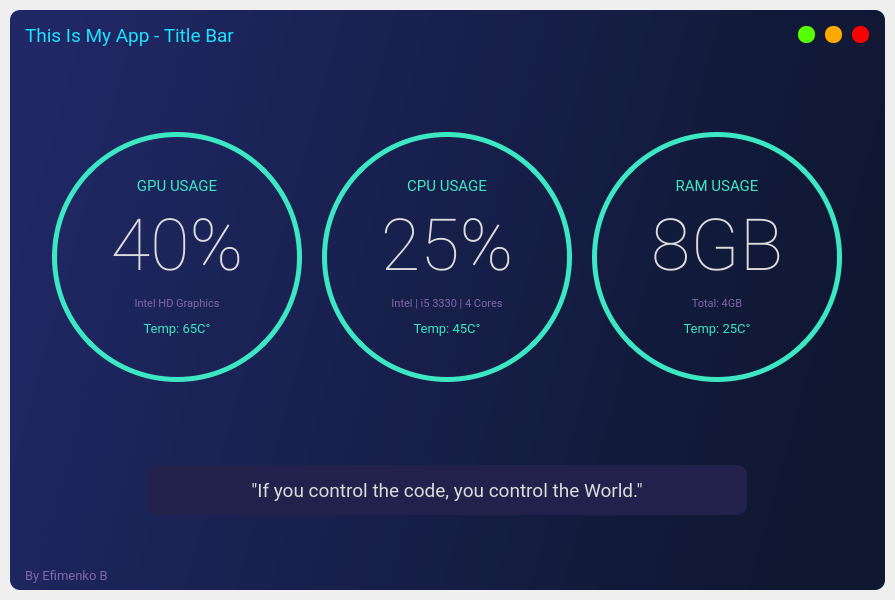
<?xml version="1.0" encoding="UTF-8"?>
<ui version="4.0">
 <class>MainWindow</class>
 <widget class="QMainWindow" name="MainWindow">
  <property name="geometry">
   <rect>
    <x>0</x>
    <y>0</y>
    <width>895</width>
    <height>600</height>
   </rect>
  </property>
  <property name="minimumSize">
   <size>
    <width>895</width>
    <height>600</height>
   </size>
  </property>
  <property name="windowTitle">
   <string>MainWindow</string>
  </property>
  <widget class="QWidget" name="centralwidget">
   <property name="minimumSize">
    <size>
     <width>895</width>
     <height>600</height>
    </size>
   </property>
   <layout class="QVBoxLayout" name="drop_shadow_layout">
    <property name="spacing">
     <number>0</number>
    </property>
    <property name="leftMargin">
     <number>10</number>
    </property>
    <property name="topMargin">
     <number>10</number>
    </property>
    <property name="rightMargin">
     <number>10</number>
    </property>
    <property name="bottomMargin">
     <number>10</number>
    </property>
    <item>
     <widget class="QFrame" name="drop_shadow_frame">
      <property name="styleSheet">
       <string notr="true">border-radius: 10px;
background-color: qlineargradient(spread:pad, x1:0.0348259, y1:0.136, x2:1, y2:0.313, stop:0 rgba(31, 40, 100, 255), stop:1 rgba(15, 23, 49, 255));</string>
      </property>
      <property name="frameShape">
       <enum>QFrame::NoFrame</enum>
      </property>
      <property name="frameShadow">
       <enum>QFrame::Raised</enum>
      </property>
      <layout class="QVBoxLayout" name="verticalLayout">
       <property name="spacing">
        <number>0</number>
       </property>
       <property name="leftMargin">
        <number>0</number>
       </property>
       <property name="topMargin">
        <number>0</number>
       </property>
       <property name="rightMargin">
        <number>0</number>
       </property>
       <property name="bottomMargin">
        <number>0</number>
       </property>
       <item>
        <widget class="QFrame" name="title_Bar">
         <property name="maximumSize">
          <size>
           <width>16777215</width>
           <height>50</height>
          </size>
         </property>
         <property name="styleSheet">
          <string notr="true">background-color: none;</string>
         </property>
         <property name="frameShape">
          <enum>QFrame::HLine</enum>
         </property>
         <property name="frameShadow">
          <enum>QFrame::Raised</enum>
         </property>
         <layout class="QHBoxLayout" name="horizontalLayout">
          <property name="spacing">
           <number>0</number>
          </property>
          <property name="leftMargin">
           <number>0</number>
          </property>
          <property name="topMargin">
           <number>0</number>
          </property>
          <property name="rightMargin">
           <number>0</number>
          </property>
          <property name="bottomMargin">
           <number>0</number>
          </property>
          <item>
           <widget class="QFrame" name="frame_title">
            <property name="minimumSize">
             <size>
              <width>0</width>
              <height>50</height>
             </size>
            </property>
            <property name="font">
             <font>
              <family>Arial</family>
              <pointsize>14</pointsize>
             </font>
            </property>
            <property name="frameShape">
             <enum>QFrame::StyledPanel</enum>
            </property>
            <property name="frameShadow">
             <enum>QFrame::Raised</enum>
            </property>
            <layout class="QVBoxLayout" name="verticalLayout_2">
             <property name="spacing">
              <number>0</number>
             </property>
             <property name="leftMargin">
              <number>15</number>
             </property>
             <property name="topMargin">
              <number>0</number>
             </property>
             <property name="rightMargin">
              <number>0</number>
             </property>
             <property name="bottomMargin">
              <number>0</number>
             </property>
             <item>
              <widget class="QLabel" name="label_title">
               <property name="font">
                <font>
                 <family>Roboto</family>
                 <pointsize>14</pointsize>
                </font>
               </property>
               <property name="styleSheet">
                <string notr="true">color: rgb(29, 225, 255);</string>
               </property>
               <property name="text">
                <string>This Is My App - Title Bar</string>
               </property>
              </widget>
             </item>
            </layout>
           </widget>
          </item>
          <item>
           <widget class="QFrame" name="frame_btns">
            <property name="maximumSize">
             <size>
              <width>100</width>
              <height>16777215</height>
             </size>
            </property>
            <property name="frameShape">
             <enum>QFrame::NoFrame</enum>
            </property>
            <property name="frameShadow">
             <enum>QFrame::Raised</enum>
            </property>
            <layout class="QHBoxLayout" name="horizontalLayout_3">
             <item>
              <widget class="QPushButton" name="btn_maximize">
               <property name="minimumSize">
                <size>
                 <width>14</width>
                 <height>14</height>
                </size>
               </property>
               <property name="maximumSize">
                <size>
                 <width>17</width>
                 <height>17</height>
                </size>
               </property>
               <property name="styleSheet">
                <string notr="true">QPushButton{
	border: none;
	border-radius: 8px;
	background-color: rgb(85, 255, 0);
}
QPushButton:hover{
	background-color: rgba(85, 255, 0, 150);
}</string>
               </property>
               <property name="text">
                <string/>
               </property>
              </widget>
             </item>
             <item>
              <widget class="QPushButton" name="btn_minimize">
               <property name="minimumSize">
                <size>
                 <width>14</width>
                 <height>14</height>
                </size>
               </property>
               <property name="maximumSize">
                <size>
                 <width>17</width>
                 <height>17</height>
                </size>
               </property>
               <property name="styleSheet">
                <string notr="true">QPushButton{
	border: none;
	border-radius: 8px;
	background-color: rgb(255, 170, 0);
}
QPushButton:hover{
	
	background-color: rgba(255, 170, 0, 150);
}</string>
               </property>
               <property name="text">
                <string/>
               </property>
              </widget>
             </item>
             <item>
              <widget class="QPushButton" name="btn_close">
               <property name="minimumSize">
                <size>
                 <width>14</width>
                 <height>14</height>
                </size>
               </property>
               <property name="maximumSize">
                <size>
                 <width>17</width>
                 <height>17</height>
                </size>
               </property>
               <property name="styleSheet">
                <string notr="true">QPushButton{
	border: none;
	border-radius: 8px;
	
	background-color: rgb(255, 0, 0);
}
QPushButton:hover{
	
	background-color: rgba(255, 0, 0, 150);
}</string>
               </property>
               <property name="text">
                <string/>
               </property>
              </widget>
             </item>
            </layout>
           </widget>
          </item>
         </layout>
        </widget>
       </item>
       <item>
        <widget class="QFrame" name="content_Bar">
         <property name="maximumSize">
          <size>
           <width>16777215</width>
           <height>16777215</height>
          </size>
         </property>
         <property name="styleSheet">
          <string notr="true">background-color: none;</string>
         </property>
         <property name="frameShape">
          <enum>QFrame::NoFrame</enum>
         </property>
         <property name="frameShadow">
          <enum>QFrame::Raised</enum>
         </property>
         <layout class="QVBoxLayout" name="verticalLayout_4">
          <item>
           <widget class="QStackedWidget" name="stackedWidget">
            <property name="autoFillBackground">
             <bool>false</bool>
            </property>
            <property name="styleSheet">
             <string notr="true">background-color: none;</string>
            </property>
            <property name="currentIndex">
             <number>0</number>
            </property>
            <widget class="QWidget" name="page_home">
             <layout class="QVBoxLayout" name="verticalLayout_5">
              <property name="spacing">
               <number>0</number>
              </property>
              <property name="leftMargin">
               <number>0</number>
              </property>
              <property name="topMargin">
               <number>0</number>
              </property>
              <property name="rightMargin">
               <number>0</number>
              </property>
              <property name="bottomMargin">
               <number>0</number>
              </property>
              <item>
               <widget class="QFrame" name="frame_content_home">
                <property name="frameShape">
                 <enum>QFrame::NoFrame</enum>
                </property>
                <property name="frameShadow">
                 <enum>QFrame::Raised</enum>
                </property>
                <layout class="QVBoxLayout" name="verticalLayout_9">
                 <property name="spacing">
                  <number>5</number>
                 </property>
                 <property name="leftMargin">
                  <number>10</number>
                 </property>
                 <property name="topMargin">
                  <number>10</number>
                 </property>
                 <property name="rightMargin">
                  <number>10</number>
                 </property>
                 <property name="bottomMargin">
                  <number>10</number>
                 </property>
                 <item>
                  <widget class="QFrame" name="frame_infos">
                   <property name="minimumSize">
                    <size>
                     <width>0</width>
                     <height>0</height>
                    </size>
                   </property>
                   <property name="frameShape">
                    <enum>QFrame::NoFrame</enum>
                   </property>
                   <property name="frameShadow">
                    <enum>QFrame::Raised</enum>
                   </property>
                   <layout class="QHBoxLayout" name="horizontalLayout_4">
                    <item>
                     <widget class="QFrame" name="frame_circle_2">
                      <property name="minimumSize">
                       <size>
                        <width>250</width>
                        <height>250</height>
                       </size>
                      </property>
                      <property name="maximumSize">
                       <size>
                        <width>250</width>
                        <height>250</height>
                       </size>
                      </property>
                      <property name="styleSheet">
                       <string notr="true">QFrame{
	border: 5px solid rgb(60, 231, 195);
	border-radius: 125px;
}
QFrame:hover{
	border: 5px solid rgb(128, 102, 168)
}</string>
                      </property>
                      <property name="frameShape">
                       <enum>QFrame::NoFrame</enum>
                      </property>
                      <property name="frameShadow">
                       <enum>QFrame::Raised</enum>
                      </property>
                      <layout class="QVBoxLayout" name="verticalLayout_7">
                       <property name="spacing">
                        <number>10</number>
                       </property>
                       <property name="leftMargin">
                        <number>10</number>
                       </property>
                       <property name="topMargin">
                        <number>40</number>
                       </property>
                       <property name="rightMargin">
                        <number>10</number>
                       </property>
                       <property name="bottomMargin">
                        <number>40</number>
                       </property>
                       <item>
                        <widget class="QLabel" name="label_spec_2">
                         <property name="font">
                          <font>
                           <family>Roboto</family>
                           <pointsize>11</pointsize>
                          </font>
                         </property>
                         <property name="styleSheet">
                          <string notr="true">border: none;
color: rgb(60, 231, 195);</string>
                         </property>
                         <property name="text">
                          <string>GPU USAGE</string>
                         </property>
                         <property name="alignment">
                          <set>Qt::AlignCenter</set>
                         </property>
                        </widget>
                       </item>
                       <item>
                        <widget class="QLabel" name="label_percent_2">
                         <property name="font">
                          <font>
                           <family>Roboto Thin</family>
                           <pointsize>54</pointsize>
                           <weight>50</weight>
                           <bold>false</bold>
                          </font>
                         </property>
                         <property name="styleSheet">
                          <string notr="true">border: none;
 color: rgb(220, 220, 220);</string>
                         </property>
                         <property name="text">
                          <string>40%</string>
                         </property>
                         <property name="alignment">
                          <set>Qt::AlignCenter</set>
                         </property>
                        </widget>
                       </item>
                       <item>
                        <widget class="QLabel" name="label_core_name_2">
                         <property name="font">
                          <font>
                           <family>Roboto</family>
                           <pointsize>8</pointsize>
                          </font>
                         </property>
                         <property name="styleSheet">
                          <string notr="true">border: none;
 color: rgb(128, 102, 168);</string>
                         </property>
                         <property name="text">
                          <string>Intel HD Graphics</string>
                         </property>
                         <property name="alignment">
                          <set>Qt::AlignCenter</set>
                         </property>
                        </widget>
                       </item>
                       <item>
                        <widget class="QLabel" name="label_core_temp_2">
                         <property name="font">
                          <font>
                           <family>Roboto</family>
                           <pointsize>10</pointsize>
                          </font>
                         </property>
                         <property name="styleSheet">
                          <string notr="true">border: none;
color: rgb(60, 231, 195);</string>
                         </property>
                         <property name="text">
                          <string>Temp: 65C°</string>
                         </property>
                         <property name="alignment">
                          <set>Qt::AlignCenter</set>
                         </property>
                        </widget>
                       </item>
                      </layout>
                     </widget>
                    </item>
                    <item>
                     <widget class="QFrame" name="frame_circle_1">
                      <property name="minimumSize">
                       <size>
                        <width>250</width>
                        <height>250</height>
                       </size>
                      </property>
                      <property name="maximumSize">
                       <size>
                        <width>250</width>
                        <height>250</height>
                       </size>
                      </property>
                      <property name="styleSheet">
                       <string notr="true">QFrame{
	border: 5px solid rgb(60, 231, 195);
	border-radius: 125px;
}
QFrame:hover{
	border: 5px solid rgb(128, 102, 168)
}</string>
                      </property>
                      <property name="frameShape">
                       <enum>QFrame::NoFrame</enum>
                      </property>
                      <property name="frameShadow">
                       <enum>QFrame::Raised</enum>
                      </property>
                      <layout class="QVBoxLayout" name="verticalLayout_6">
                       <property name="spacing">
                        <number>10</number>
                       </property>
                       <property name="leftMargin">
                        <number>10</number>
                       </property>
                       <property name="topMargin">
                        <number>40</number>
                       </property>
                       <property name="rightMargin">
                        <number>10</number>
                       </property>
                       <property name="bottomMargin">
                        <number>40</number>
                       </property>
                       <item>
                        <widget class="QLabel" name="label_spec">
                         <property name="font">
                          <font>
                           <family>Roboto</family>
                           <pointsize>11</pointsize>
                          </font>
                         </property>
                         <property name="styleSheet">
                          <string notr="true">border: none;
color: rgb(60, 231, 195);</string>
                         </property>
                         <property name="text">
                          <string>CPU USAGE</string>
                         </property>
                         <property name="alignment">
                          <set>Qt::AlignCenter</set>
                         </property>
                        </widget>
                       </item>
                       <item>
                        <widget class="QLabel" name="label_percent">
                         <property name="font">
                          <font>
                           <family>Roboto Thin</family>
                           <pointsize>54</pointsize>
                           <weight>50</weight>
                           <bold>false</bold>
                          </font>
                         </property>
                         <property name="styleSheet">
                          <string notr="true">border: none;
 color: rgb(220, 220, 220);</string>
                         </property>
                         <property name="text">
                          <string>25%</string>
                         </property>
                         <property name="alignment">
                          <set>Qt::AlignCenter</set>
                         </property>
                        </widget>
                       </item>
                       <item>
                        <widget class="QLabel" name="label_core_name">
                         <property name="font">
                          <font>
                           <family>Roboto</family>
                           <pointsize>8</pointsize>
                          </font>
                         </property>
                         <property name="styleSheet">
                          <string notr="true">border: none;
 color: rgb(128, 102, 168);</string>
                         </property>
                         <property name="text">
                          <string>Intel | i5 3330 | 4 Cores</string>
                         </property>
                         <property name="alignment">
                          <set>Qt::AlignCenter</set>
                         </property>
                        </widget>
                       </item>
                       <item>
                        <widget class="QLabel" name="label_core_temp">
                         <property name="font">
                          <font>
                           <family>Roboto</family>
                           <pointsize>10</pointsize>
                          </font>
                         </property>
                         <property name="styleSheet">
                          <string notr="true">border: none;
color: rgb(60, 231, 195);</string>
                         </property>
                         <property name="text">
                          <string>Temp: 45C°</string>
                         </property>
                         <property name="alignment">
                          <set>Qt::AlignCenter</set>
                         </property>
                        </widget>
                       </item>
                      </layout>
                     </widget>
                    </item>
                    <item>
                     <widget class="QFrame" name="frame_circle_3">
                      <property name="minimumSize">
                       <size>
                        <width>250</width>
                        <height>250</height>
                       </size>
                      </property>
                      <property name="maximumSize">
                       <size>
                        <width>250</width>
                        <height>250</height>
                       </size>
                      </property>
                      <property name="styleSheet">
                       <string notr="true">QFrame{
	border: 5px solid rgb(60, 231, 195);
	border-radius: 125px;
}
QFrame:hover{
	border: 5px solid rgb(128, 102, 168)
}</string>
                      </property>
                      <property name="frameShape">
                       <enum>QFrame::NoFrame</enum>
                      </property>
                      <property name="frameShadow">
                       <enum>QFrame::Raised</enum>
                      </property>
                      <layout class="QVBoxLayout" name="verticalLayout_8">
                       <property name="spacing">
                        <number>10</number>
                       </property>
                       <property name="leftMargin">
                        <number>10</number>
                       </property>
                       <property name="topMargin">
                        <number>40</number>
                       </property>
                       <property name="rightMargin">
                        <number>10</number>
                       </property>
                       <property name="bottomMargin">
                        <number>40</number>
                       </property>
                       <item>
                        <widget class="QLabel" name="label_spec_3">
                         <property name="font">
                          <font>
                           <family>Roboto</family>
                           <pointsize>11</pointsize>
                          </font>
                         </property>
                         <property name="styleSheet">
                          <string notr="true">border: none;
color: rgb(60, 231, 195);</string>
                         </property>
                         <property name="text">
                          <string>RAM USAGE</string>
                         </property>
                         <property name="alignment">
                          <set>Qt::AlignCenter</set>
                         </property>
                        </widget>
                       </item>
                       <item>
                        <widget class="QLabel" name="label_percent_3">
                         <property name="font">
                          <font>
                           <family>Roboto Thin</family>
                           <pointsize>54</pointsize>
                           <weight>50</weight>
                           <bold>false</bold>
                          </font>
                         </property>
                         <property name="styleSheet">
                          <string notr="true">border: none;
 color: rgb(220, 220, 220);</string>
                         </property>
                         <property name="text">
                          <string>8GB</string>
                         </property>
                         <property name="alignment">
                          <set>Qt::AlignCenter</set>
                         </property>
                        </widget>
                       </item>
                       <item>
                        <widget class="QLabel" name="label_core_name_3">
                         <property name="font">
                          <font>
                           <family>Roboto</family>
                           <pointsize>8</pointsize>
                          </font>
                         </property>
                         <property name="styleSheet">
                          <string notr="true">border: none;
 color: rgb(128, 102, 168);</string>
                         </property>
                         <property name="text">
                          <string>Total: 4GB</string>
                         </property>
                         <property name="alignment">
                          <set>Qt::AlignCenter</set>
                         </property>
                        </widget>
                       </item>
                       <item>
                        <widget class="QLabel" name="label_core_temp_3">
                         <property name="font">
                          <font>
                           <family>Roboto</family>
                           <pointsize>10</pointsize>
                          </font>
                         </property>
                         <property name="styleSheet">
                          <string notr="true">border: none;
color: rgb(60, 231, 195);</string>
                         </property>
                         <property name="text">
                          <string>Temp: 25C°</string>
                         </property>
                         <property name="alignment">
                          <set>Qt::AlignCenter</set>
                         </property>
                        </widget>
                       </item>
                      </layout>
                     </widget>
                    </item>
                   </layout>
                  </widget>
                 </item>
                 <item>
                  <widget class="QFrame" name="frame_text">
                   <property name="minimumSize">
                    <size>
                     <width>0</width>
                     <height>0</height>
                    </size>
                   </property>
                   <property name="maximumSize">
                    <size>
                     <width>16777215</width>
                     <height>100</height>
                    </size>
                   </property>
                   <property name="frameShape">
                    <enum>QFrame::StyledPanel</enum>
                   </property>
                   <property name="frameShadow">
                    <enum>QFrame::Raised</enum>
                   </property>
                   <layout class="QHBoxLayout" name="horizontalLayout_5">
                    <property name="bottomMargin">
                     <number>11</number>
                    </property>
                    <item>
                     <widget class="QLabel" name="label">
                      <property name="minimumSize">
                       <size>
                        <width>600</width>
                        <height>0</height>
                       </size>
                      </property>
                      <property name="maximumSize">
                       <size>
                        <width>600</width>
                        <height>50</height>
                       </size>
                      </property>
                      <property name="font">
                       <font>
                        <family>Roboto</family>
                        <pointsize>14</pointsize>
                       </font>
                      </property>
                      <property name="styleSheet">
                       <string notr="true">color: rgb(220, 220, 220);
background-color: rgb(33, 33, 75);
border-radius: 10px;</string>
                      </property>
                      <property name="text">
                       <string>&quot;If you control the code, you control the World.&quot;</string>
                      </property>
                      <property name="alignment">
                       <set>Qt::AlignCenter</set>
                      </property>
                     </widget>
                    </item>
                   </layout>
                  </widget>
                 </item>
                </layout>
               </widget>
              </item>
             </layout>
            </widget>
            <widget class="QWidget" name="page_credits">
             <widget class="QFrame" name="frame_content_credits">
              <property name="geometry">
               <rect>
                <x>80</x>
                <y>110</y>
                <width>120</width>
                <height>80</height>
               </rect>
              </property>
              <property name="frameShape">
               <enum>QFrame::StyledPanel</enum>
              </property>
              <property name="frameShadow">
               <enum>QFrame::Raised</enum>
              </property>
             </widget>
            </widget>
           </widget>
          </item>
         </layout>
        </widget>
       </item>
       <item>
        <widget class="QFrame" name="credits_Bar">
         <property name="maximumSize">
          <size>
           <width>16777215</width>
           <height>30</height>
          </size>
         </property>
         <property name="styleSheet">
          <string notr="true">background-color: none;</string>
         </property>
         <property name="frameShape">
          <enum>QFrame::NoFrame</enum>
         </property>
         <property name="frameShadow">
          <enum>QFrame::Raised</enum>
         </property>
         <layout class="QHBoxLayout" name="horizontalLayout_2">
          <property name="spacing">
           <number>0</number>
          </property>
          <property name="leftMargin">
           <number>0</number>
          </property>
          <property name="topMargin">
           <number>0</number>
          </property>
          <property name="rightMargin">
           <number>0</number>
          </property>
          <property name="bottomMargin">
           <number>0</number>
          </property>
          <item>
           <widget class="QFrame" name="frame_label_credits">
            <property name="frameShape">
             <enum>QFrame::NoFrame</enum>
            </property>
            <property name="frameShadow">
             <enum>QFrame::Raised</enum>
            </property>
            <layout class="QVBoxLayout" name="verticalLayout_3">
             <property name="spacing">
              <number>0</number>
             </property>
             <property name="leftMargin">
              <number>15</number>
             </property>
             <property name="topMargin">
              <number>0</number>
             </property>
             <property name="rightMargin">
              <number>0</number>
             </property>
             <property name="bottomMargin">
              <number>0</number>
             </property>
             <item>
              <widget class="QLabel" name="label_credits">
               <property name="font">
                <font>
                 <family>Roboto</family>
                 <pointsize>10</pointsize>
                </font>
               </property>
               <property name="styleSheet">
                <string notr="true">color: rgb(128, 102, 168);</string>
               </property>
               <property name="text">
                <string>By Efimenko B</string>
               </property>
              </widget>
             </item>
            </layout>
           </widget>
          </item>
          <item>
           <widget class="QFrame" name="frame_grip">
            <property name="minimumSize">
             <size>
              <width>30</width>
              <height>30</height>
             </size>
            </property>
            <property name="maximumSize">
             <size>
              <width>30</width>
              <height>30</height>
             </size>
            </property>
            <property name="styleSheet">
             <string notr="true">padding: 5px;</string>
            </property>
            <property name="frameShape">
             <enum>QFrame::NoFrame</enum>
            </property>
            <property name="frameShadow">
             <enum>QFrame::Raised</enum>
            </property>
           </widget>
          </item>
         </layout>
        </widget>
       </item>
      </layout>
     </widget>
    </item>
   </layout>
  </widget>
 </widget>
 <resources/>
 <connections/>
</ui>
